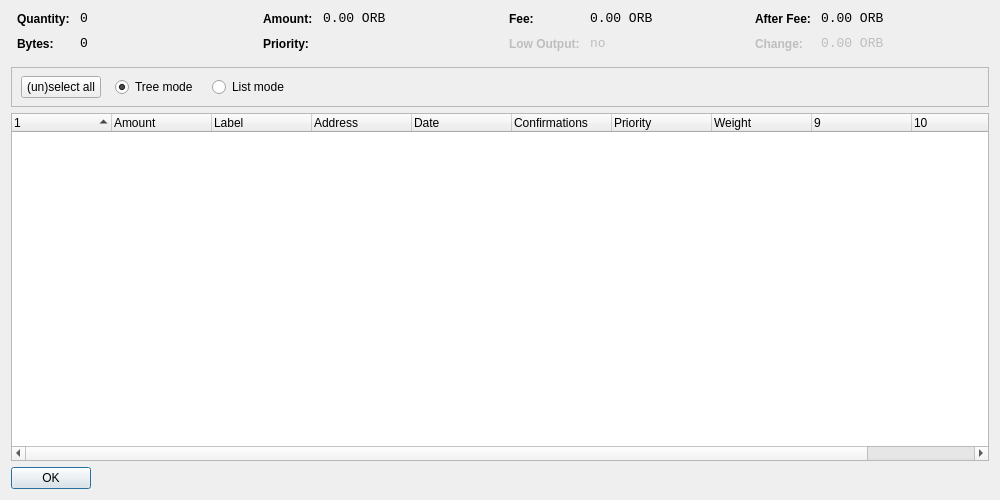
<?xml version="1.0" encoding="UTF-8"?>
<ui version="4.0">
 <class>CoinControl</class>
 <widget class="QDialog" name="CoinControl">
  <property name="geometry">
   <rect>
    <x>0</x>
    <y>0</y>
    <width>1000</width>
    <height>500</height>
   </rect>
  </property>
  <property name="windowTitle">
   <string>Coin Control</string>
  </property>
  <layout class="QVBoxLayout" name="verticalLayout">
   <item>
    <layout class="QHBoxLayout" name="horizontalLayoutTop" stretch="0,0,0,0">
     <property name="topMargin">
      <number>0</number>
     </property>
     <property name="bottomMargin">
      <number>10</number>
     </property>
     <item>
      <layout class="QFormLayout" name="formLayoutCoinControl1">
       <property name="horizontalSpacing">
        <number>10</number>
       </property>
       <property name="verticalSpacing">
        <number>10</number>
       </property>
       <property name="leftMargin">
        <number>6</number>
       </property>
       <property name="rightMargin">
        <number>6</number>
       </property>
       <item row="0" column="0">
        <widget class="QLabel" name="labelCoinControlQuantityText">
         <property name="styleSheet">
          <string notr="true">font-weight:bold;</string>
         </property>
         <property name="text">
          <string>Quantity:</string>
         </property>
        </widget>
       </item>
       <item row="0" column="1">
        <widget class="QLabel" name="labelCoinControlQuantity">
         <property name="font">
          <font>
           <family>Monospace</family>
           <pointsize>10</pointsize>
          </font>
         </property>
         <property name="cursor">
          <cursorShape>IBeamCursor</cursorShape>
         </property>
         <property name="contextMenuPolicy">
          <enum>Qt::ActionsContextMenu</enum>
         </property>
         <property name="text">
          <string>0</string>
         </property>
         <property name="textInteractionFlags">
          <set>Qt::LinksAccessibleByMouse|Qt::TextSelectableByKeyboard|Qt::TextSelectableByMouse</set>
         </property>
        </widget>
       </item>
       <item row="1" column="0">
        <widget class="QLabel" name="labelCoinControlBytesText">
         <property name="styleSheet">
          <string notr="true">font-weight:bold;</string>
         </property>
         <property name="text">
          <string>Bytes:</string>
         </property>
        </widget>
       </item>
       <item row="1" column="1">
        <widget class="QLabel" name="labelCoinControlBytes">
         <property name="font">
          <font>
           <family>Monospace</family>
           <pointsize>10</pointsize>
          </font>
         </property>
         <property name="cursor">
          <cursorShape>IBeamCursor</cursorShape>
         </property>
         <property name="contextMenuPolicy">
          <enum>Qt::ActionsContextMenu</enum>
         </property>
         <property name="text">
          <string>0</string>
         </property>
         <property name="textInteractionFlags">
          <set>Qt::LinksAccessibleByMouse|Qt::TextSelectableByKeyboard|Qt::TextSelectableByMouse</set>
         </property>
        </widget>
       </item>
      </layout>
     </item>
     <item>
      <layout class="QFormLayout" name="formLayoutCoinControl2">
       <property name="horizontalSpacing">
        <number>10</number>
       </property>
       <property name="verticalSpacing">
        <number>10</number>
       </property>
       <property name="leftMargin">
        <number>6</number>
       </property>
       <property name="rightMargin">
        <number>6</number>
       </property>
       <item row="0" column="0">
        <widget class="QLabel" name="labelCoinControlAmountText">
         <property name="styleSheet">
          <string notr="true">font-weight:bold;</string>
         </property>
         <property name="text">
          <string>Amount:</string>
         </property>
        </widget>
       </item>
       <item row="0" column="1">
        <widget class="QLabel" name="labelCoinControlAmount">
         <property name="font">
          <font>
           <family>Monospace</family>
           <pointsize>10</pointsize>
          </font>
         </property>
         <property name="cursor">
          <cursorShape>IBeamCursor</cursorShape>
         </property>
         <property name="contextMenuPolicy">
          <enum>Qt::ActionsContextMenu</enum>
         </property>
         <property name="text">
          <string>0.00 ORB</string>
         </property>
         <property name="textInteractionFlags">
          <set>Qt::LinksAccessibleByMouse|Qt::TextSelectableByKeyboard|Qt::TextSelectableByMouse</set>
         </property>
        </widget>
       </item>
       <item row="1" column="0">
        <widget class="QLabel" name="labelCoinControlPriorityText">
         <property name="styleSheet">
          <string notr="true">font-weight:bold;</string>
         </property>
         <property name="text">
          <string>Priority:</string>
         </property>
        </widget>
       </item>
       <item row="1" column="1">
        <widget class="QLabel" name="labelCoinControlPriority">
         <property name="font">
          <font>
           <family>Monospace</family>
           <pointsize>10</pointsize>
          </font>
         </property>
         <property name="cursor">
          <cursorShape>IBeamCursor</cursorShape>
         </property>
         <property name="contextMenuPolicy">
          <enum>Qt::ActionsContextMenu</enum>
         </property>
         <property name="text">
          <string/>
         </property>
         <property name="textInteractionFlags">
          <set>Qt::LinksAccessibleByMouse|Qt::TextSelectableByKeyboard|Qt::TextSelectableByMouse</set>
         </property>
        </widget>
       </item>
      </layout>
     </item>
     <item>
      <layout class="QFormLayout" name="formLayoutCoinControl3">
       <property name="horizontalSpacing">
        <number>10</number>
       </property>
       <property name="verticalSpacing">
        <number>10</number>
       </property>
       <property name="leftMargin">
        <number>6</number>
       </property>
       <property name="rightMargin">
        <number>6</number>
       </property>
       <item row="0" column="0">
        <widget class="QLabel" name="labelCoinControlFeeText">
         <property name="styleSheet">
          <string notr="true">font-weight:bold;</string>
         </property>
         <property name="text">
          <string>Fee:</string>
         </property>
        </widget>
       </item>
       <item row="0" column="1">
        <widget class="QLabel" name="labelCoinControlFee">
         <property name="font">
          <font>
           <family>Monospace</family>
           <pointsize>10</pointsize>
          </font>
         </property>
         <property name="cursor">
          <cursorShape>IBeamCursor</cursorShape>
         </property>
         <property name="contextMenuPolicy">
          <enum>Qt::ActionsContextMenu</enum>
         </property>
         <property name="text">
          <string>0.00 ORB</string>
         </property>
         <property name="textInteractionFlags">
          <set>Qt::LinksAccessibleByMouse|Qt::TextSelectableByKeyboard|Qt::TextSelectableByMouse</set>
         </property>
        </widget>
       </item>
       <item row="1" column="0">
        <widget class="QLabel" name="labelCoinControlLowOutputText">
         <property name="enabled">
          <bool>false</bool>
         </property>
         <property name="styleSheet">
          <string notr="true">font-weight:bold;</string>
         </property>
         <property name="text">
          <string>Low Output:</string>
         </property>
        </widget>
       </item>
       <item row="1" column="1">
        <widget class="QLabel" name="labelCoinControlLowOutput">
         <property name="enabled">
          <bool>false</bool>
         </property>
         <property name="font">
          <font>
           <family>Monospace</family>
           <pointsize>10</pointsize>
          </font>
         </property>
         <property name="cursor">
          <cursorShape>IBeamCursor</cursorShape>
         </property>
         <property name="contextMenuPolicy">
          <enum>Qt::ActionsContextMenu</enum>
         </property>
         <property name="text">
          <string>no</string>
         </property>
         <property name="textInteractionFlags">
          <set>Qt::LinksAccessibleByMouse|Qt::TextSelectableByKeyboard|Qt::TextSelectableByMouse</set>
         </property>
        </widget>
       </item>
      </layout>
     </item>
     <item>
      <layout class="QFormLayout" name="formLayoutCoinControl4">
       <property name="horizontalSpacing">
        <number>10</number>
       </property>
       <property name="verticalSpacing">
        <number>10</number>
       </property>
       <property name="leftMargin">
        <number>6</number>
       </property>
       <property name="rightMargin">
        <number>6</number>
       </property>
       <item row="0" column="0">
        <widget class="QLabel" name="labelCoinControlNetAmountText">
         <property name="styleSheet">
          <string notr="true">font-weight:bold;</string>
         </property>
         <property name="text">
          <string>After Fee:</string>
         </property>
        </widget>
       </item>
       <item row="0" column="1">
        <widget class="QLabel" name="labelCoinControlNetAmount">
         <property name="font">
          <font>
           <family>Monospace</family>
           <pointsize>10</pointsize>
          </font>
         </property>
         <property name="cursor">
          <cursorShape>IBeamCursor</cursorShape>
         </property>
         <property name="contextMenuPolicy">
          <enum>Qt::ActionsContextMenu</enum>
         </property>
         <property name="text">
          <string>0.00 ORB</string>
         </property>
         <property name="textInteractionFlags">
          <set>Qt::LinksAccessibleByMouse|Qt::TextSelectableByKeyboard|Qt::TextSelectableByMouse</set>
         </property>
        </widget>
       </item>
       <item row="1" column="0">
        <widget class="QLabel" name="labelCoinControlChangeText">
         <property name="enabled">
          <bool>false</bool>
         </property>
         <property name="styleSheet">
          <string notr="true">font-weight:bold;</string>
         </property>
         <property name="text">
          <string>Change:</string>
         </property>
        </widget>
       </item>
       <item row="1" column="1">
        <widget class="QLabel" name="labelCoinControlChange">
         <property name="enabled">
          <bool>false</bool>
         </property>
         <property name="font">
          <font>
           <family>Monospace</family>
           <pointsize>10</pointsize>
          </font>
         </property>
         <property name="cursor">
          <cursorShape>IBeamCursor</cursorShape>
         </property>
         <property name="contextMenuPolicy">
          <enum>Qt::ActionsContextMenu</enum>
         </property>
         <property name="text">
          <string>0.00 ORB</string>
         </property>
         <property name="textInteractionFlags">
          <set>Qt::LinksAccessibleByMouse|Qt::TextSelectableByKeyboard|Qt::TextSelectableByMouse</set>
         </property>
        </widget>
       </item>
      </layout>
     </item>
    </layout>
   </item>
   <item>
    <widget class="QFrame" name="frame">
     <property name="minimumSize">
      <size>
       <width>0</width>
       <height>40</height>
      </size>
     </property>
     <property name="frameShape">
      <enum>QFrame::StyledPanel</enum>
     </property>
     <property name="frameShadow">
      <enum>QFrame::Sunken</enum>
     </property>
     <widget class="QWidget" name="horizontalLayoutWidget">
      <property name="geometry">
       <rect>
        <x>10</x>
        <y>0</y>
        <width>781</width>
        <height>41</height>
       </rect>
      </property>
      <layout class="QHBoxLayout" name="horizontalLayoutPanel" stretch="0,0,0,0,0,0">
       <property name="spacing">
        <number>14</number>
       </property>
       <item>
        <widget class="QPushButton" name="pushButtonSelectAll">
         <property name="sizePolicy">
          <sizepolicy hsizetype="Maximum" vsizetype="Fixed">
           <horstretch>0</horstretch>
           <verstretch>0</verstretch>
          </sizepolicy>
         </property>
         <property name="text">
          <string>(un)select all</string>
         </property>
        </widget>
       </item>
       <item>
        <widget class="QRadioButton" name="radioTreeMode">
         <property name="sizePolicy">
          <sizepolicy hsizetype="Maximum" vsizetype="Fixed">
           <horstretch>0</horstretch>
           <verstretch>0</verstretch>
          </sizepolicy>
         </property>
         <property name="text">
          <string>Tree mode</string>
         </property>
         <property name="checked">
          <bool>true</bool>
         </property>
        </widget>
       </item>
       <item>
        <widget class="QRadioButton" name="radioListMode">
         <property name="sizePolicy">
          <sizepolicy hsizetype="Maximum" vsizetype="Fixed">
           <horstretch>0</horstretch>
           <verstretch>0</verstretch>
          </sizepolicy>
         </property>
         <property name="text">
          <string>List mode</string>
         </property>
        </widget>
       </item>
       <item>
        <spacer name="horizontalSpacer">
         <property name="orientation">
          <enum>Qt::Horizontal</enum>
         </property>
         <property name="sizeHint" stdset="0">
          <size>
           <width>40</width>
           <height>20</height>
          </size>
         </property>
        </spacer>
       </item>
      </layout>
     </widget>
    </widget>
   </item>
   <item>
    <widget class="CoinControlTreeWidget" name="treeWidget">
     <property name="contextMenuPolicy">
      <enum>Qt::CustomContextMenu</enum>
     </property>
     <property name="sortingEnabled">
      <bool>false</bool>
     </property>
     <property name="columnCount">
      <number>11</number>
     </property>
     <attribute name="headerShowSortIndicator" stdset="0">
      <bool>true</bool>
     </attribute>
     <attribute name="headerStretchLastSection">
      <bool>false</bool>
     </attribute>
     <column>
      <property name="text">
       <string/>
      </property>
     </column>
     <column>
      <property name="text">
       <string>Amount</string>
      </property>
     </column>
     <column>
      <property name="text">
       <string>Label</string>
      </property>
     </column>
     <column>
      <property name="text">
       <string>Address</string>
      </property>
     </column>
     <column>
      <property name="text">
       <string>Date</string>
      </property>
     </column>
     <column>
      <property name="text">
       <string>Confirmations</string>
      </property>
     </column>
     <column>
      <property name="text">
       <string>Priority</string>
      </property>
     </column>
     <column>
      <property name="text">
       <string>Weight</string>
      </property>
     </column>
     <column>
      <property name="text">
       <string/>
      </property>
     </column>
     <column>
      <property name="text">
       <string/>
      </property>
     </column>
     <column>
      <property name="text">
       <string/>
      </property>
     </column>
     <column>
      <property name="text">
       <string/>
      </property>
     </column>
    </widget>
   </item>
   <item>
    <widget class="QDialogButtonBox" name="buttonBox">
     <property name="sizePolicy">
      <sizepolicy hsizetype="Maximum" vsizetype="Fixed">
       <horstretch>0</horstretch>
       <verstretch>0</verstretch>
      </sizepolicy>
     </property>
     <property name="orientation">
      <enum>Qt::Horizontal</enum>
     </property>
     <property name="standardButtons">
      <set>QDialogButtonBox::Ok</set>
     </property>
    </widget>
   </item>
  </layout>
 </widget>
 <customwidgets>
  <customwidget>
   <class>CoinControlTreeWidget</class>
   <extends>QTreeWidget</extends>
  </customwidget>
 </customwidgets>
 <resources/>
 <connections/>
</ui>
